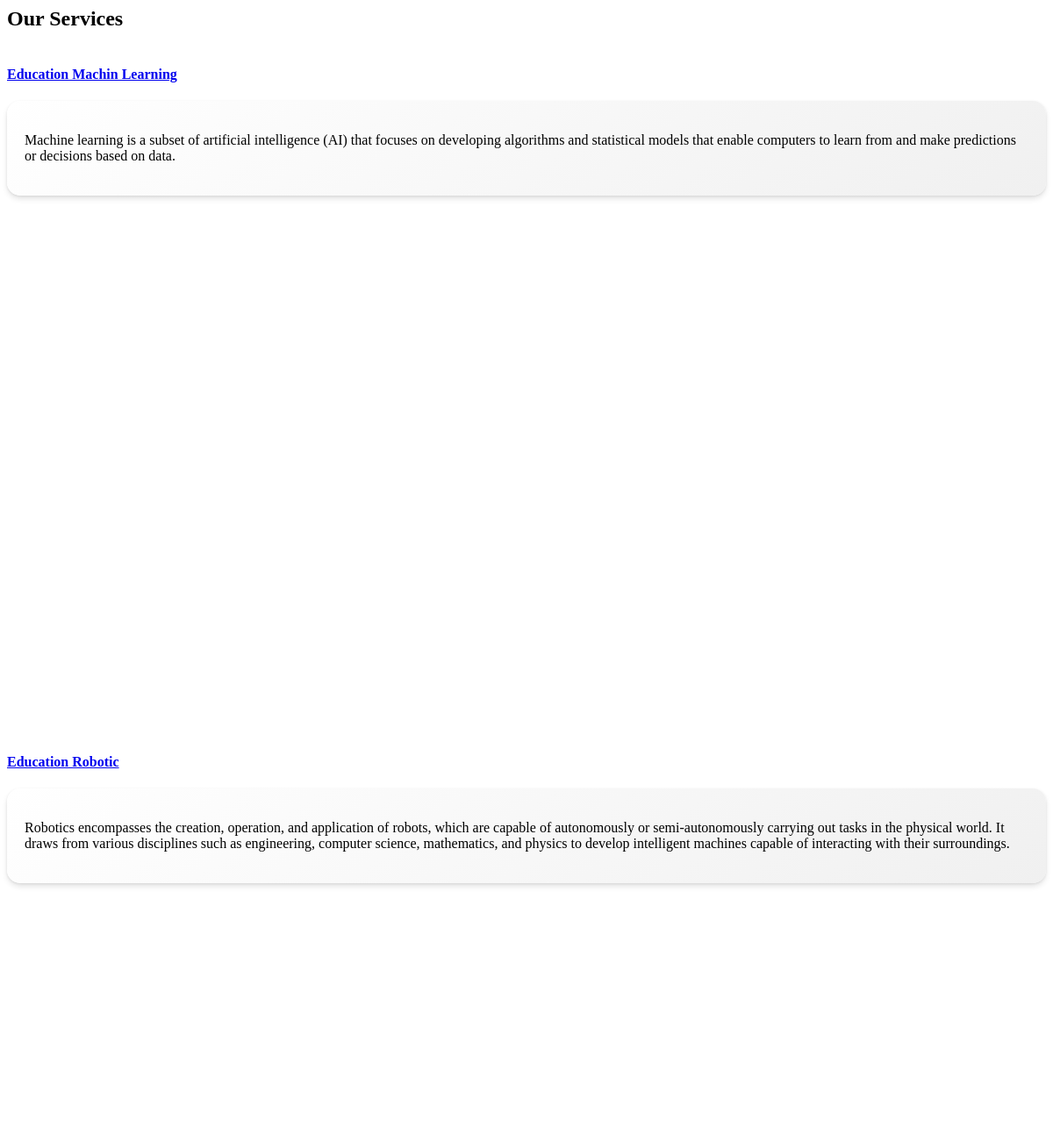
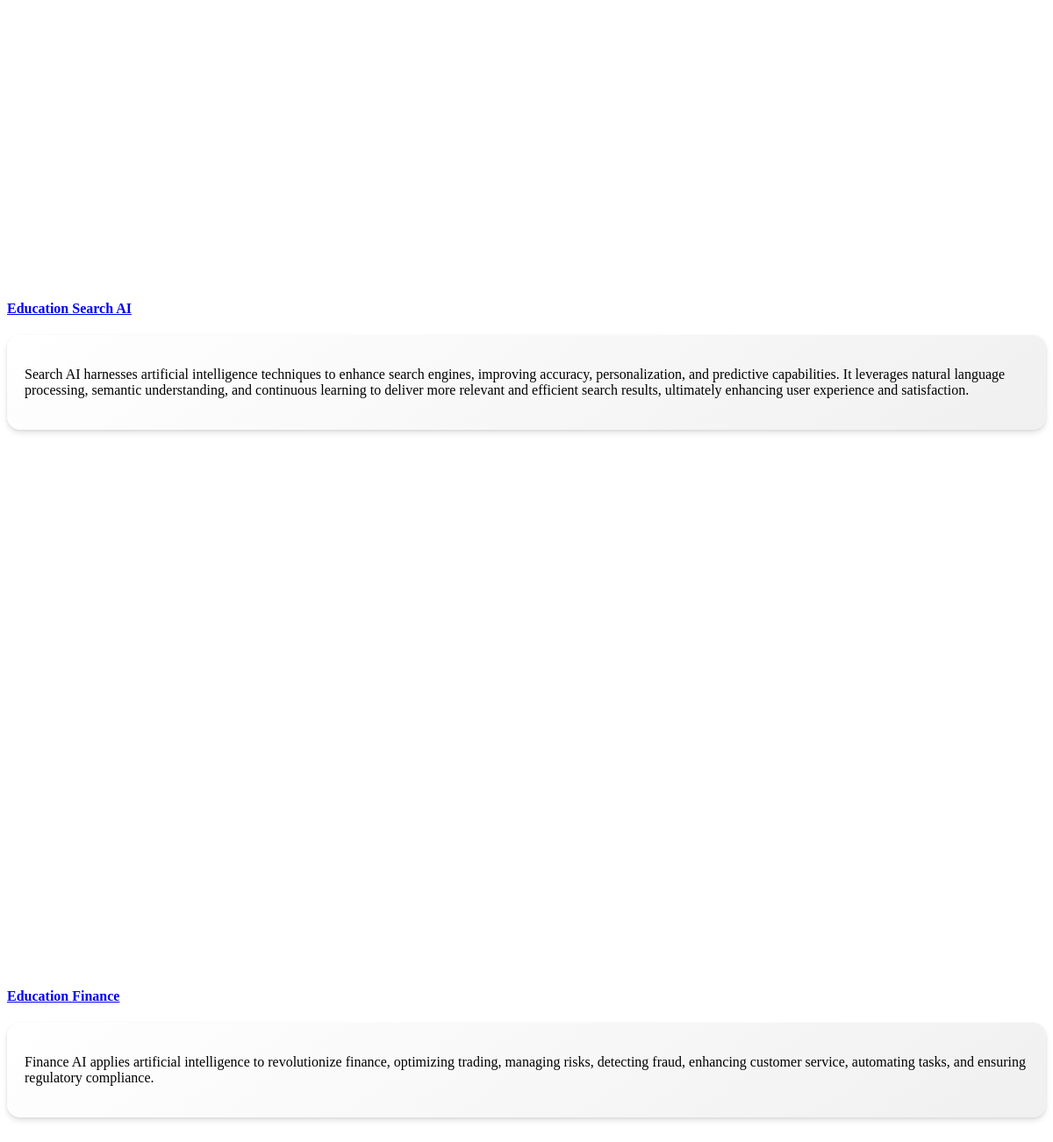
Screenshot of /Ourservice with the database file from the repository (2 pictures, top to bottom).
### home/models.py (models this page shows, shortened)
class OurService(models.Model):
    title = models.CharField(max_length=100)
    description = models.TextField()
    date = models.DateTimeField(auto_now_add=True)

### home/views.py (the view)
# urls.py: path('Ourservice', OurServiceView.as_view(), name='OurService_partial'),
class OurServiceView(TemplateView):  # send data for OurService.html in the includes
    template_name = 'includes/Our-service.html'
    def get_context_data(self, **kwargs):
        context = super().get_context_data()
        context['data'] = OurService.objects.all()
        return context

### templates/includes/Our-service.html (shortened to what this page needs)
<section id="services-list" class="services-list">
    <div class="container" data-aos="fade-up">
        <div class="section-header">
            <h2>Our Services</h2>
        </div>
        <div class="row gy-5">
            {% for datum in data %}
            <div class="col-lg-4 col-md-6">
                <div class="service-item d-flex" data-aos="fade-up" data-aos-delay="100">
                    <div>
                        <h4 class="title"><a href="#" class="stretched-link">{{ datum.title }}</a></h4>
                        <div class="text-box">
                            <p class="description">{{ datum.description }}</p>
                        </div>
                    </div>
                </div>
            </div>
            {% endfor %}
        </div>
    </div>
</section>

### templates/includes/Our-service.html (style rules this page uses)
.service-item { display: flex; flex-direction: column; height: 100%; }
.text-box { padding: 20px; border-radius: 15px; background: linear-gradient(145deg, #ffffff, #f0f0f0); box-shadow: 0 4px 6px rgba(0, 0, 0, 0.1), 0 1px 3px rgba(0, 0, 0, 0.08); transition: all 0.3s ease; flex-grow: 1; }

### rows the page displays
OurService: title "Education Machin Learning", description "Machine learning is a subset of artificial intelligence (AI) that focuses on developing algorithms and statistical models that enable computers to learn from and make predictions or decisions based on data."
OurService: title "Education Robotic", description "Robotics encompasses the creation, operation, and application of robots, which are capable of autonomously or semi-autonomously carrying out tasks in the physical world. It draws from various disciplines such as engineering, computer science, mathematics, and physics to develop intelligent machines capable of interacting with their surroundings."
OurService: title "Education Search AI", description "Search AI harnesses artificial intelligence techniques to enhance search engines, improving accuracy, personalization, and predictive capabilities. It leverages natural language processing, semantic understanding, and continuous learning to deliver more relevant and efficient search results, ultimately enhancing user experience and satisfaction."
OurService: title "Education Finance", description "Finance AI applies artificial intelligence to revolutionize finance, optimizing trading, managing risks, detecting fraud, enhancing customer service, automating tasks, and ensuring regulatory compliance."
